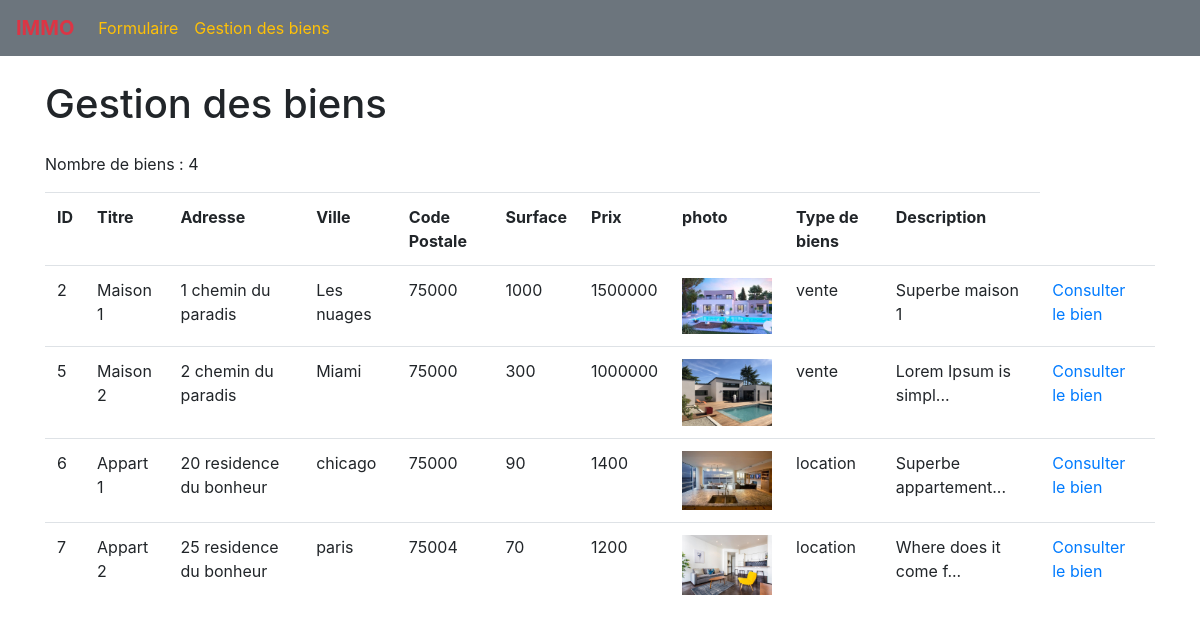
The page /gestion_bien.php on the database its author committed.
### tables this page shows
CREATE TABLE `logement` (
  `id_logement` int(3) NOT NULL,
  `titre` varchar(100) NOT NULL,
  `adresse` varchar(50) NOT NULL,
  `ville` varchar(20) NOT NULL,
  `cp` int(5) NOT NULL,
  `surface` float NOT NULL,
  `prix` float NOT NULL,
  `photo` varchar(250) NOT NULL,
  `type` enum('location','vente') NOT NULL,
  `description` text NOT NULL
);

### inc/functions.php (called while the page is built, shortened)
<?php
function executeRequete($requete, $param = array()){
    global $pdo;
    $resultat = $pdo->prepare($requete);
    $succes = $resultat->execute($param);
    if($succes){
        return $resultat;
    } else{
        return false;
    }
}
function couperMots($texte, $nb)     {
    if (strlen($texte) >= $nb) {
        $texte  = trim(substr($texte, 0, $nb));
        $texte .= '...';
    }
    return $texte;
}

### inc/init.php (called while the page is built, shortened)
<?php
$pdo = new PDO('mysql:host=localhost;dbname=immobilier',
                'root',
                '',
                array(
                    PDO::ATTR_ERRMODE => PDO::ERRMODE_WARNING,
                    PDO::MYSQL_ATTR_INIT_COMMAND => 'SET NAMES utf8',
                )
);
$contenu = '';
require_once 'functions.php';

### gestion_bien.php (the view)
<?php
require_once 'inc/init.php';
$resultat = executeRequete("SELECT * FROM logement");
$contenu .= '<p class="mt-3">Nombre de biens : '. $resultat->rowCount() .' </p>';
$contenu .= '<div class="table-responsive">';
$contenu .= '<table class="table">';
    $contenu .= '<tr>';
        $contenu .= '<th>ID</th>';
        $contenu .= '<th>Titre</th>';
        $contenu .= '<th>Adresse</th>';
        $contenu .= '<th>Ville</th>';
        $contenu .= '<th>Code Postale</th>';
        $contenu .= '<th>Surface</th>';
        $contenu .= '<th>Prix</th>';
        $contenu .= '<th>photo</th>';
        $contenu .= '<th>Type de biens</th>';
        $contenu .= '<th>Description</th>';
    $contenu .= '</tr>';
    while ($bien = $resultat->fetch(PDO::FETCH_ASSOC)){
        $contenu .= '<tr>';
            foreach($bien as $indice => $information){
                if($indice == 'photo'){
                    $contenu .= '<td><img src="' . $information . '" style="width:90px"></td>';
                } elseif($indice == 'description'){
                    $contenu .= '<td>'. couperMots($information, 20) .'</td>';
                }
                else{
                    $contenu .= '<td>' . $information  . '</td>';
                }
            }
            $contenu .= '<td>';
                $contenu .= '<div><a href="description_logement.php?id_logement='. $bien['id_logement'] .'">Consulter le bien</a></div>';
            $contenu .= '</td>';
        $contenu .= '</tr>';
    }
$contenu .= '</td>';
$contenu .= '</table>';
$contenu .= '</div>';
require_once 'inc/header.php';
?>
<h1 class="mt-4 mb-4">Gestion des biens</h1>
<?php
echo $contenu;
require_once 'inc/footer.php';

### inc/header.php (shortened to what this page needs)
<!DOCTYPE html>
<html lang="fr">
<head>
    <link rel="stylesheet" href="https://stackpath.bootstrapcdn.com/bootstrap/4.1.3/css/bootstrap.min.css">
</head>
<body>
    <header>
        <nav class="navbar navbar-expand-lg navbar-light bg-secondary">
            <a class="navbar-brand text-danger font-weight-bold" href="<?php echo RACINE_SITE . 'index.php';  ?>">IMMO</a>
            <div class="collapse navbar-collapse" id="navbarNav">
                <ul class="navbar-nav">
                    <li class="nav-item active">
                        <a class="nav-link text-warning" href="<?php echo RACINE_SITE . 'formulaire.php';  ?>">Formulaire <span class="sr-only">(current)</span></a>
                    </li>
                    <li class="nav-item active">
                        <a class="nav-link text-warning" href="<?php echo RACINE_SITE . 'gestion_bien.php';  ?>">Gestion des biens <span class="sr-only">(current)</span></a>
                    </li>
                </ul>
            </div>
        </nav>
    </header>
    <main class="container">

### inc/footer.php (shortened to what this page needs)
    </main>
</body>
</html>

### rows shown on the page
logement: id_logement "2", titre "Maison 1", adresse "1 chemin du paradis", ville "Les nuages", cp "75000", surface "1000", prix "1500000", photo (picture), type "vente", description "Superbe maison 1"
logement: id_logement "5", titre "Maison 2", adresse "2 chemin du paradis", ville "Miami", cp "75000", surface "300", prix "1000000", photo (picture), type "vente", description "Lorem Ipsum is simpl..."
logement: id_logement "6", titre "Appart 1", adresse "20 residence du bonheur", ville "chicago", cp "75000", surface "90", prix "1400", photo (picture), type "location", description "Superbe appartement..."
logement: id_logement "7", titre "Appart 2", adresse "25 residence du bonheur", ville "paris", cp "75004", surface "70", prix "1200", photo (picture), type "location", description "Where does it come f..."

### other values the page prints
$resultat->rowCount() "4"
